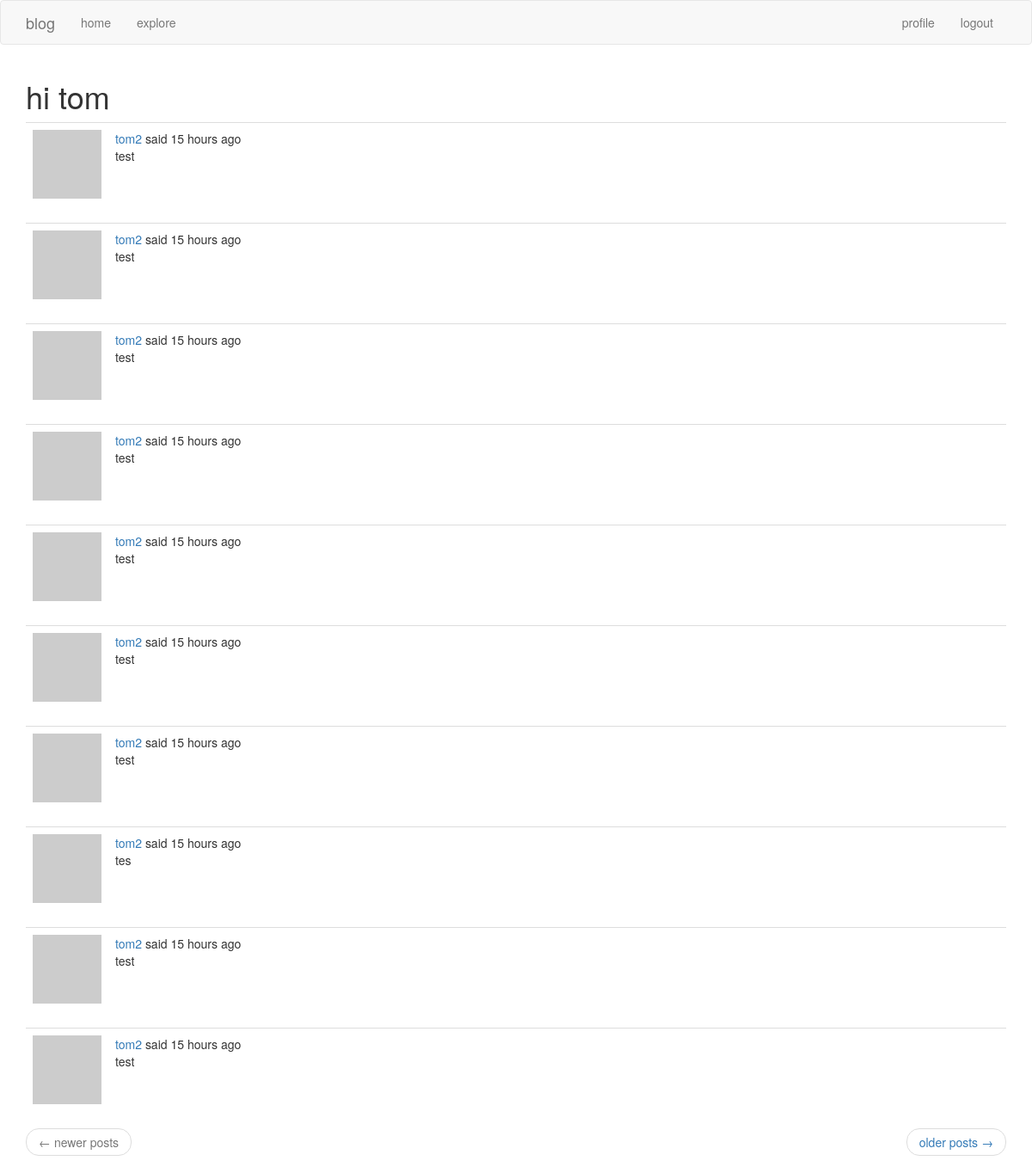
Page /explore (signed in) on the committed database.
### app/models.py (models this page shows, shortened)
class User(UserMixin, db.Model):
    id       = db.Column(db.Integer, primary_key = True)
    username = db.Column(db.String(64),  index = True, unique = True)
    email    = db.Column(db.String(128), index = True, unique = True)
    about_me = db.Column(db.String(128))
    last_seen = db.Column(db.DateTime, default = datetime.utcnow)
    password_hash = db.Column(db.String(128))
    posts = db.relationship('Post', backref = 'author', lazy = 'dynamic')
    followed = db.relationship(
        'User', secondary = followers,
        primaryjoin = (followers.c.follower_id == id),
        secondaryjoin = (followers.c.followed_id == id),
        backref = db.backref('followers', lazy = 'dynamic'), lazy = 'dynamic')
    def avatar(self, size):
        digest = md5(self.email.lower().encode('utf-8')).hexdigest()
        return 'https://www.gravatar.com/avatar/{}?d=identicon&s={}'.format(digest, size)

class Post(db.Model):
    id   = db.Column(db.Integer, primary_key = True)
    body = db.Column(db.String(128))
    timestamp = db.Column(db.DateTime, index = True, default = datetime.utcnow)
    user_id = db.Column(db.Integer, db.ForeignKey('user.id'))

### app/routes.py (the view)
@app.route('/explore')
@login_required
def explore():
    page = request.args.get('page', 1, type = int)
    posts = Post.query.order_by(Post.timestamp.desc()).paginate(page, app.config['POSTS_PER_PAGE'], False)
    next_url = url_for('explore', page = posts.next_num) if posts.has_next else None
    prev_url = url_for('explore', page = posts.prev_num) if posts.has_prev else None
    return render_template('index.html', title = "explore", posts = posts.items, next_url = next_url, prev_url = prev_url)

### app/models.py (called while the page is built)
@login.user_loader
def load_user(id):
    return User.query.get(int(id))

### app/routes.py (called while the page is built)
@app.before_request
def before_request():
    if current_user.is_authenticated:
        current_user.last_seen = datetime.utcnow()
        db.session.commit()

### app/templates/index.html (shortened to what this page needs)
{% extends 'base.html' %}
{% import 'bootstrap/wtf.html' as wtf %}
{% block app_content %}
    <h1> hi {{ current_user.username }} </h1>
    {% for post in posts %}
        {% include '_post.html' %}
    {% endfor %}
    <nav aria-label = '...'>
        <ul class = 'pager'>
            <li class = 'previous {% if not prev_url %} disabled {% endif %}'>
                <a href = "{{ prev_url or '#' }}">
                    <span aria-hidden = 'true'> &larr; </span> newer posts
                </a>
            </li>
            <li class = 'next {% if not next_url %} disabled {% endif %}'>
                <a href = "{{ next_url or '#' }}">
                    older posts <span aria-hidden = 'true'> &rarr; </span>
                </a>
            </li>
        </ul>
    </nav>
{% endblock %}

### app/templates/_post.html
    <table class = "table table-hover">
        <tr>
            <td width = "70px">
                <a href = "{{ url_for('user', username = post.author.username) }}">
                    <img src = "{{ post.author.avatar(70) }}" />
                </a>
            </td>
            <td>
                <a href = "{{ url_for('user', username = post.author.username) }}">
                    {{ post.author.username }}
                </a>
                said {{ moment(post.timestamp).fromNow() }}
                <br>
                {{ post.body }}
            </td>
        </tr>
    </table>

### rows in the picture
User: username "tom"
Post: author.username "tom2", timestamp "15 hours ago", body "test"
Post: author.username "tom2", timestamp "15 hours ago", body "test"
Post: author.username "tom2", timestamp "15 hours ago", body "test"
Post: author.username "tom2", timestamp "15 hours ago", body "test"
Post: author.username "tom2", timestamp "15 hours ago", body "test"
Post: author.username "tom2", timestamp "15 hours ago", body "test"
Post: author.username "tom2", timestamp "15 hours ago", body "test"
Post: author.username "tom2", timestamp "15 hours ago", body "tes"
Post: author.username "tom2", timestamp "15 hours ago", body "test"
Post: author.username "tom2", timestamp "15 hours ago", body "test"
